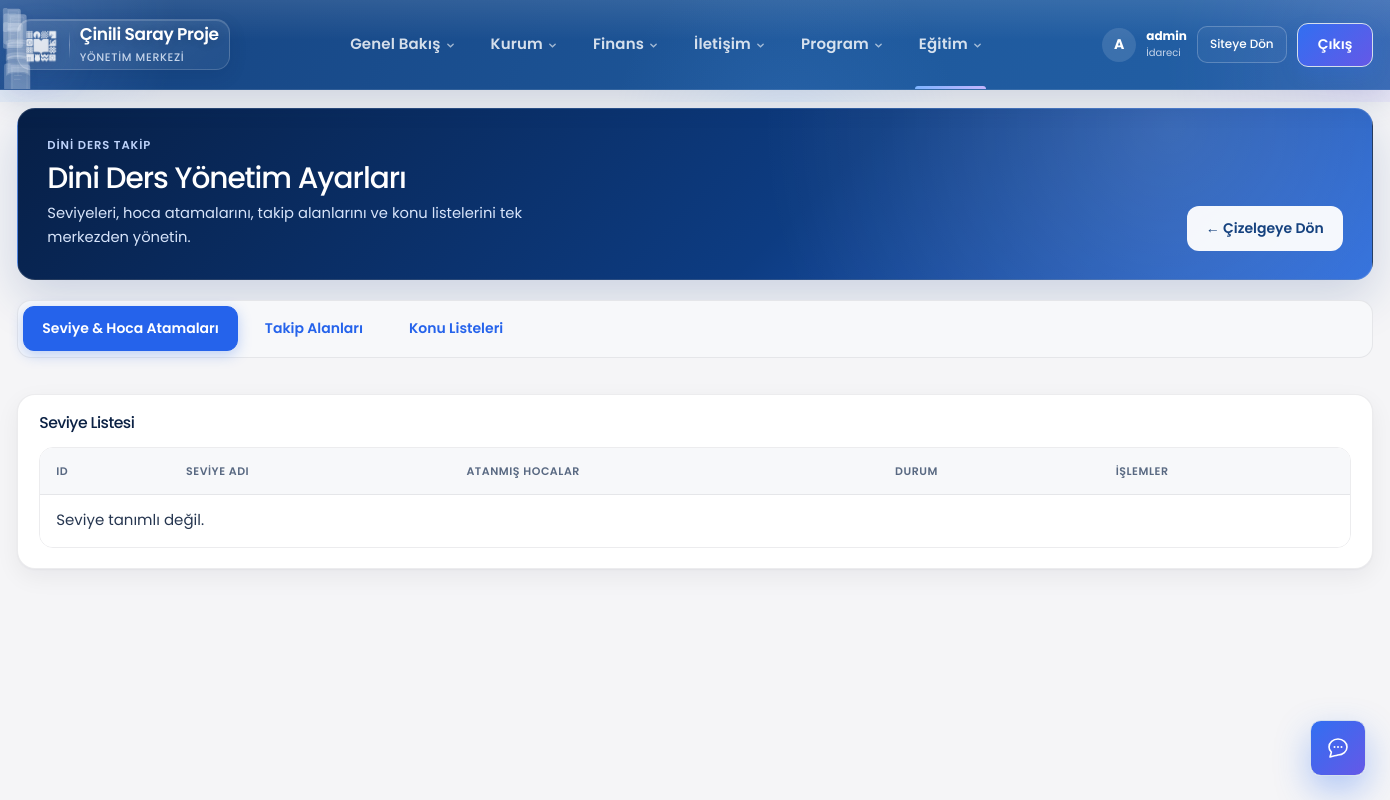
Page /yonetim/dini-ders/seviyeler/ (signed in) on the earlier database version.
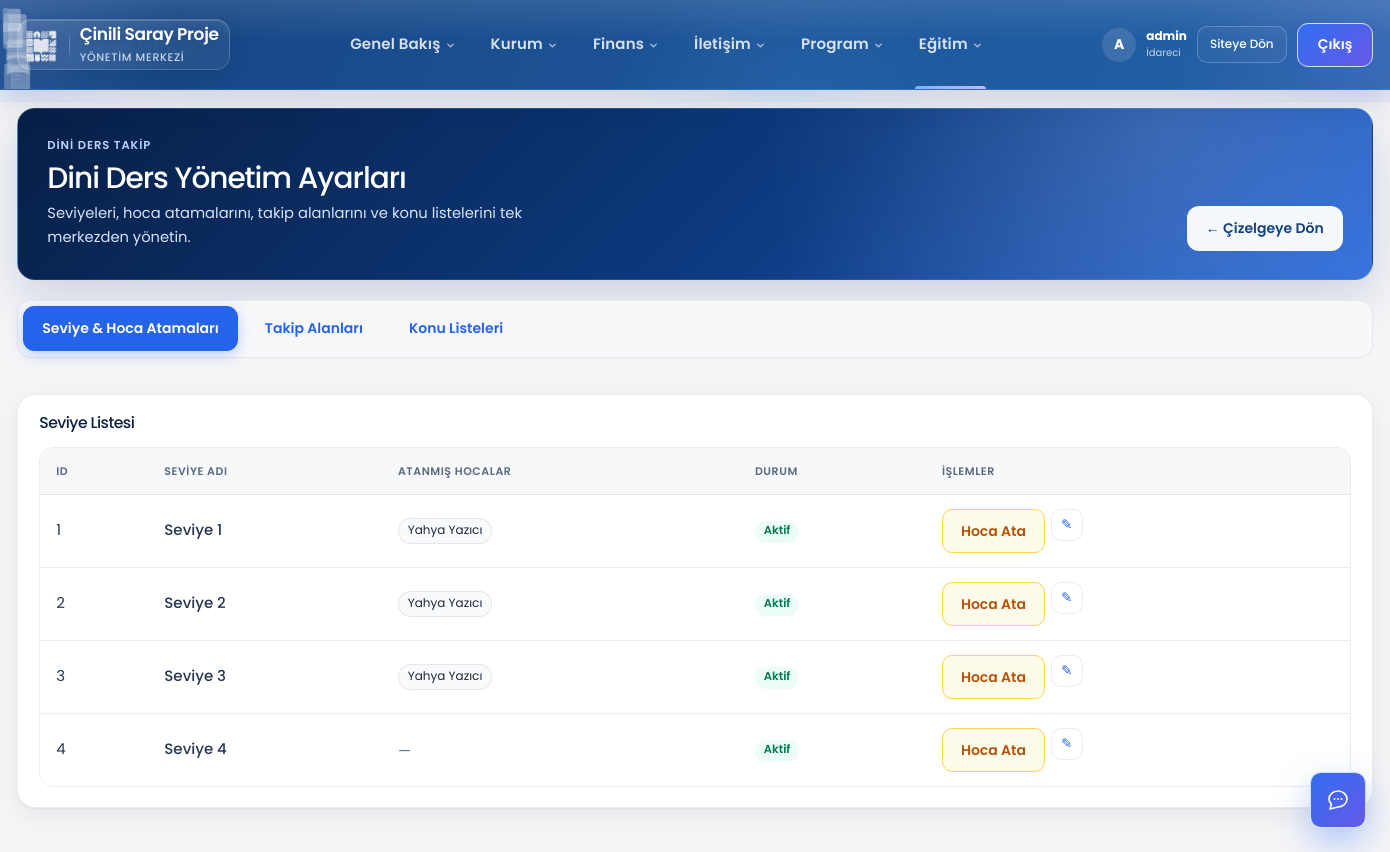
Same page on the later database version.
### takip/wave0_models.py (models this page shows, shortened)
class DiniDersSeviyesi(models.Model):
    ad = models.CharField(max_length=80, unique=True, verbose_name="Seviye adı")
    sira = models.PositiveIntegerField(default=0, verbose_name="Sıra")
    aktif = models.BooleanField(default=True, verbose_name="Aktif")
    hocalar = models.ManyToManyField(
        "EtutHocasi",
        blank=True,
        related_name="sorumlu_dini_ders_seviyeleri",
        verbose_name="Sorumlu hocalar",
    )
    class Meta:
        verbose_name = "Dini ders seviyesi"
        verbose_name_plural = "Dini ders seviyeleri"
        ordering = ["sira", "ad"]

### takip/models.py (models this page shows, shortened)
class EtutHocasi(models.Model):
    user = models.OneToOneField(
        User,
        on_delete=models.CASCADE,
        related_name="etut_profili",
        verbose_name="Kullanıcı hesabı",
    )
    ad_soyad = models.CharField(
        max_length=120,
        verbose_name="Ad soyad",
    )
    sorumlu_sinif_subeler = models.ManyToManyField(
        SinifSube,
        blank=True,
        related_name="etut_hocalari",
        verbose_name="Sorumlu olduğu sınıf ve şubeler",
    )
    aktif = models.BooleanField(
        default=True,
        verbose_name="Aktif",
    )
    class Meta:
        verbose_name = "Etüt hocası"
        verbose_name_plural = "Etüt hocaları"
        ordering = ["ad_soyad"]

### takip/dini_ders_takip_yonetim_views.py (the view)
@yonetici_gerekli
def dini_ders_seviye_listesi(request):
    if not _yonetim_yetki(request):
        return redirect("yonetim:dashboard")
    seviyeler = DiniDersSeviyesi.objects.prefetch_related("hocalar").order_by(
        "sira", "ad"
    )
    return render(
        request,
        "yonetim/dini_ders_seviye_listesi.html",
        {
            "seviyeler": seviyeler,
            "duzenleyebilir": can(request.user, "dini_ders_takip", "edit"),
            "aktif_sekme": "seviye",
        },
    )

### takip/asistan_service.py (called while the page is built)
def asistan_kullanilabilir(user: User) -> bool:
    if not getattr(settings, "AI_ASSISTANT_ENABLED", True):
        return False
    if not user.is_authenticated:
        return False
    if kullanici_veli_mi(user) or kullanici_talebe_mi(user) or ogretmen_paneli_kullanicisi_mi(user):
        return False
    return can(user, "asistan", "view") or user.is_superuser

### takip/dini_ders_takip_yonetim_views.py (called while the page is built)
def _yonetim_yetki(request, islem: str = "view"):
    if not can(request.user, "dini_ders_takip", islem):
        messages.error(request, "Dini ders takip modülüne erişim yok.")
        return False
    return True

### takip/ogretmen_service.py (called while the page is built, shortened)
def ogretmen_hocasi_for_user(user: User) -> EtutHocasi | None:
    if not user.is_authenticated:
        return None
    hoca = etut_hocasi_for_user(user)
    if hoca and hoca.aktif:
        return hoca

def kullanici_ogretmen_mi(user: User) -> bool:
    return ogretmen_hocasi_for_user(user) is not None

def ogretmen_paneli_kullanicisi_mi(user: User) -> bool:
    if not kullanici_ogretmen_mi(user):
        return False
    if user.is_superuser:
        return False
    try:
        profil = user.personel_profili
    except Exception:
        return True
    return not profil.aktif

### templates/yonetim/dini_ders_seviye_listesi.html (shortened to what this page needs)
{% extends "yonetim/base.html" %}
{% load static %}
{% block extra_css %}
<link rel="stylesheet" href="{% static 'css/dini-ders-premium.css' %}">
{% endblock %}
{% block content %}
<div class="yonetim-page dd-yonetim-page">
    {% include "includes/dini_ders_yonetim_shell.html" %}
    <section class="dd-card">
        <div class="dd-panel-head">
            <h2>Seviye Listesi</h2>
        </div>
        <div class="dd-table-wrap">
            <table class="dd-table">
                <thead>
                    <tr>
                        <th>ID</th>
                        <th>Seviye Adı</th>
                        <th>Atanmış Hocalar</th>
                        <th>Durum</th>
                        <th>İşlemler</th>
                    </tr>
                </thead>
                <tbody>
                    {% for seviye in seviyeler %}
                    <tr>
                        <td>{{ seviye.id }}</td>
                        <td><strong>{{ seviye.ad }}</strong></td>
                        <td>
                            <div class="dd-tag-list">
                                {% for h in seviye.hocalar.all %}
                                <span class="dd-tag">{{ h.ad_soyad }}</span>
                                {% empty %}
                                <span class="dd-desc">—</span>
                                {% endfor %}
                            </div>
                        </td>
                        <td>
                            {% if seviye.aktif %}
                            <span class="dd-pill dd-pill-green">Aktif</span>
                            {% else %}
                            <span class="dd-pill dd-pill-gray">Pasif</span>
                            {% endif %}
                        </td>
                        <td>
                            {% if duzenleyebilir %}
                            <div class="dd-row-actions">
                                <a href="{% url 'yonetim:dini_ders_seviye_duzenle' seviye.pk %}" class="dd-btn dd-btn-sm dd-btn-outline-amber">Hoca Ata</a>
                                <a href="{% url 'yonetim:dini_ders_seviye_duzenle' seviye.pk %}" class="dd-icon-btn" title="Düzenle">✎</a>
                            </div>
                            {% endif %}
                        </td>
                    </tr>
                    {% empty %}
                    <tr><td colspan="5" class="dd-empty">Seviye tanımlı değil.</td></tr>
                    {% endfor %}
                </tbody>
            </table>
        </div>
    </section>
</div>
{% endblock %}

Differences in the rows shown:
added DiniDersSeviyesi: id "1", ad "Seviye 1", aktif "Aktif"
now on this page (row unchanged): EtutHocasi: ad_soyad "Yahya Yazıcı"
added DiniDersSeviyesi: id "2", ad "Seviye 2", aktif "Aktif"
added DiniDersSeviyesi: id "3", ad "Seviye 3", aktif "Aktif"
added DiniDersSeviyesi: id "4", ad "Seviye 4", aktif "Aktif"
Other differences:
text no longer shown: "Seviye tanımlı değil."
